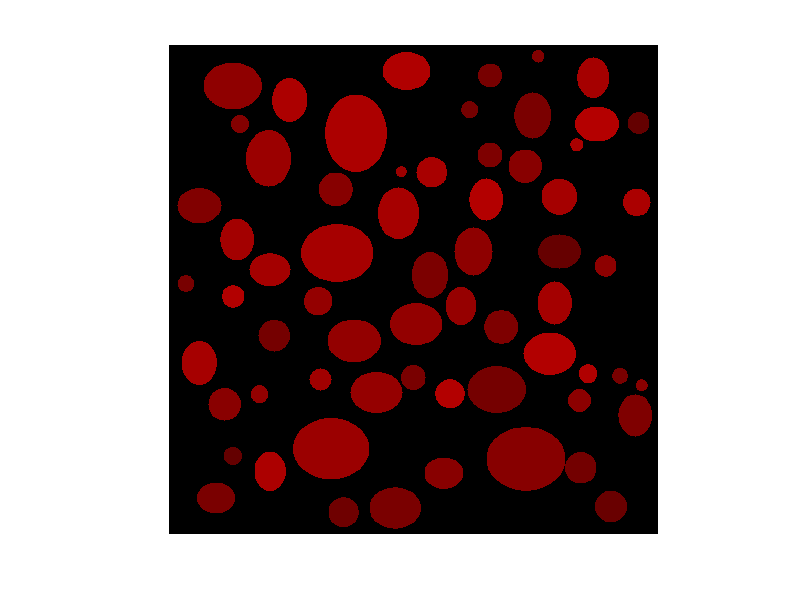

This chart was generated by the following MATLAB code:
% Parameters
imageSize = 1024; % Image size in pixels
numCircles = 32;
numEllipses = 32;
numObjects = numCircles+numEllipses; % Number of enclosed objects
minCircleSize = 20; % Minimum size of objects
maxCircleSize = 80; % Maximum size of objects
minEllipseMajor = 40;
maxEllipseMajor = 100;
ellipseAspect =0.8;
intensityRange = [100,180]; 


% Create a blank canvas
canvas = zeros(imageSize,imageSize,3);

% Object list
objects = NaN(numObjects,3);


%% Generate enclosed objects (circles+ellipses)
for i = 1:numObjects
    % Random intensity
    intensity = randi([intensityRange(1), intensityRange(2)]);
    % Random position


    if i <=numObjects/2
        % Random size
        size = randi([minCircleSize, maxCircleSize]);
        objects(i,3) = size/2;
        objects(i,1) = randi([1+uint64(size/2), imageSize-uint64(size/2)]);
        objects(i,2) = randi([1+uint64(size/2), imageSize-uint64(size/2)]);
        center = [objects(i,1), objects(i,2)];
        
        
        if i > 1
            dist = sqrt((objects(1:i-1,1) - center(1)).^2+(objects(1:i-1,2)-center(2)).^2);
    
                while any(dist < (objects(1:i-1,3) + size/2)+10)
                    objects(i,1) = randi([1+uint64(size/2), imageSize-uint64(size/2)]);
                    objects(i,2) = randi([1+uint64(size/2), imageSize-uint64(size/2)]);
                    center = [objects(i,1), objects(i,2)];
                    dist = sqrt((objects(1:i-1,1) - center(1)).^2+(objects(1:i-1,2)-center(2)).^2);
                end
        end
                [X, Y] = meshgrid(1:imageSize, 1:imageSize);
                mask = (X-center(1)).^2 + (Y-center(2)).^2 <= (size/2)^2;
                
                % Apply intensity to circle region
                canvas(mask) = intensity(:,:,1);
                imshow(uint8(canvas), [])
    else
        majorAxis = randi([minEllipseMajor, maxEllipseMajor]);
        minorAxis = majorAxis*ellipseAspect;
        objects(i,1) = randi([1+majorAxis, imageSize-majorAxis]);
        objects(i,2) = randi([1+majorAxis, imageSize-majorAxis]);
        center = [objects(i,1),objects(i,2)];

        axisSelect = randi([1,2]);
        if axisSelect ==1
            a = majorAxis;
            b = minorAxis;
        else
            a = minorAxis;
            b = majorAxis;
        end
        objects(i,3) = majorAxis;
        if i>numCircles
            dist = sqrt((objects(1:i-1,1) - center(1)).^2+(objects(1:i-1,2)-center(2)).^2);
            while any(dist < (objects(1:i-1,3) + majorAxis))
                majorAxis = randi([minEllipseMajor, maxEllipseMajor]);
                minorAxis = majorAxis*0.8;
                axisSelect = randi([1,2]);
                if axisSelect ==1
                    a = majorAxis;
                    b = minorAxis;
                else
                    a = minorAxis;
                    b = majorAxis;
                end
                objects(i,3) = majorAxis;
                objects(i,1) = randi([1+majorAxis, imageSize-majorAxis]);
                objects(i,2) = randi([1+majorAxis, imageSize-majorAxis]);
                center = [objects(i,1), objects(i,2)];
                dist = sqrt((objects(1:i-1,1) - center(1)).^2+(objects(1:i-1,2)-center(2)).^2);
            end
        end
            [X, Y] = meshgrid(1:imageSize, 1:imageSize);
            mask = ((X-center(1)).^2)./a^2 + ((Y-center(2)).^2)./b^2 <= 1;
            
            % Apply intensity to circle region
            canvas(mask) = intensity(:,:,1);
            imshow(uint8(canvas), [])
        
    end
end


